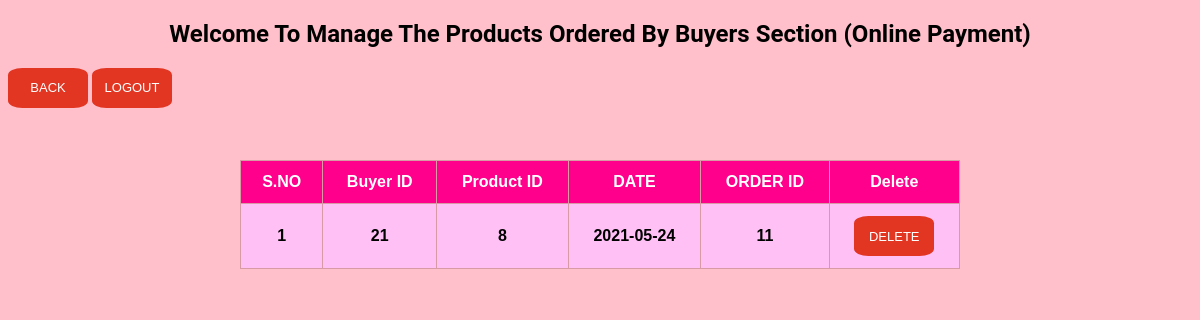
Before: /Admin/boporders_view.php with the older database file.
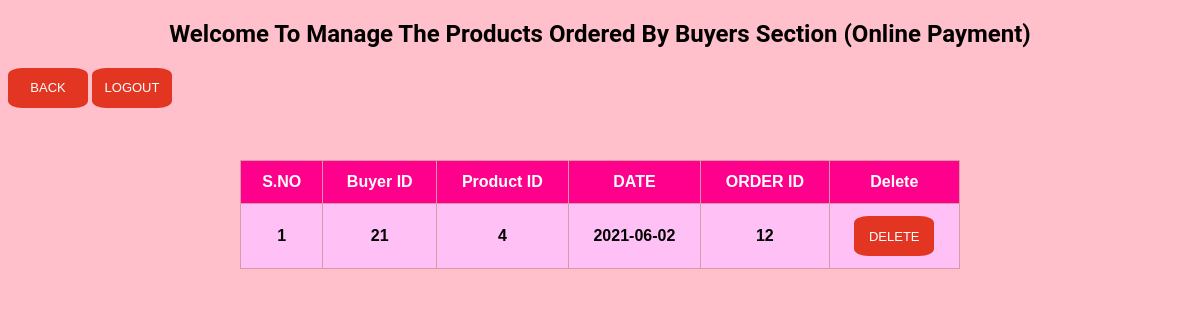
After: the same page with the newer database file.
### tables this page shows
CREATE TABLE `boporders` (
  `bid` int(10) NOT NULL,
  `pid` int(10) NOT NULL,
  `dod` varchar(255) NOT NULL,
  `tid` int(10) NOT NULL,
  `oid` int(10) NOT NULL
);

### Admin/boporders_view.php (the view, shortened to what this page needs)
<!DOCTYPE html>
<html>
<head>
</head>
<body>
<h2> Welcome To Manage The Products Ordered By Buyers Section (Online Payment) </h2>
<a href="panel.php"><button class="btn2">Back</button></a>
<a href="logout.php"><button class="btn2">Logout</button></a>
<div class="form">
<table>
<thead>
<tr>
<th><strong>S.NO</strong></th>
<th><strong>Buyer ID</strong></th>
<th><strong>Product ID</strong></th>
<th><strong>DATE</strong></th>
<th><strong>ORDER ID</strong></th>
<th><strong>Delete</strong></th>
</tr>
</thead>
<tbody>
<?php
$con = mysqli_connect('localhost','root','');
mysqli_select_db($con, 'agroculture');
$count=1;
$sel_query="Select * from boporders ";
$result= mysqli_query($con, $sel_query);
while($row=mysqli_fetch_assoc($result)){ ?>
<tr>
<td data-label="S.NO" align="center"><?php echo $count; ?> </td>
<td data-label="Buyer ID" align="center"><?php echo $row["bid"]; ?> </td>
<td data-label="Product ID" align="center"><?php echo $row["pid"]; ?> </td>
<td data-label="DATE" align="center"><?php echo $row["dod"]; ?> </td>
<td data-label="ORDER ID" align="center"><?php echo $row["tid"]; ?> </td>
<td data-label="Delete" align="center"><a href="bopodelete.php?oid=<?php echo $row['oid']; ?> "><button class="btn2">Delete</button></a></td>
</tr>
<?php $count++; } ?>
</tbody>
</table>
</div>
</body>
</html>

Changed rows visible on the page:
removed boporders: bid "21", pid "8", dod "2021-05-24", tid "11"
added boporders: bid "21", pid "4", dod "2021-06-02", tid "12"
